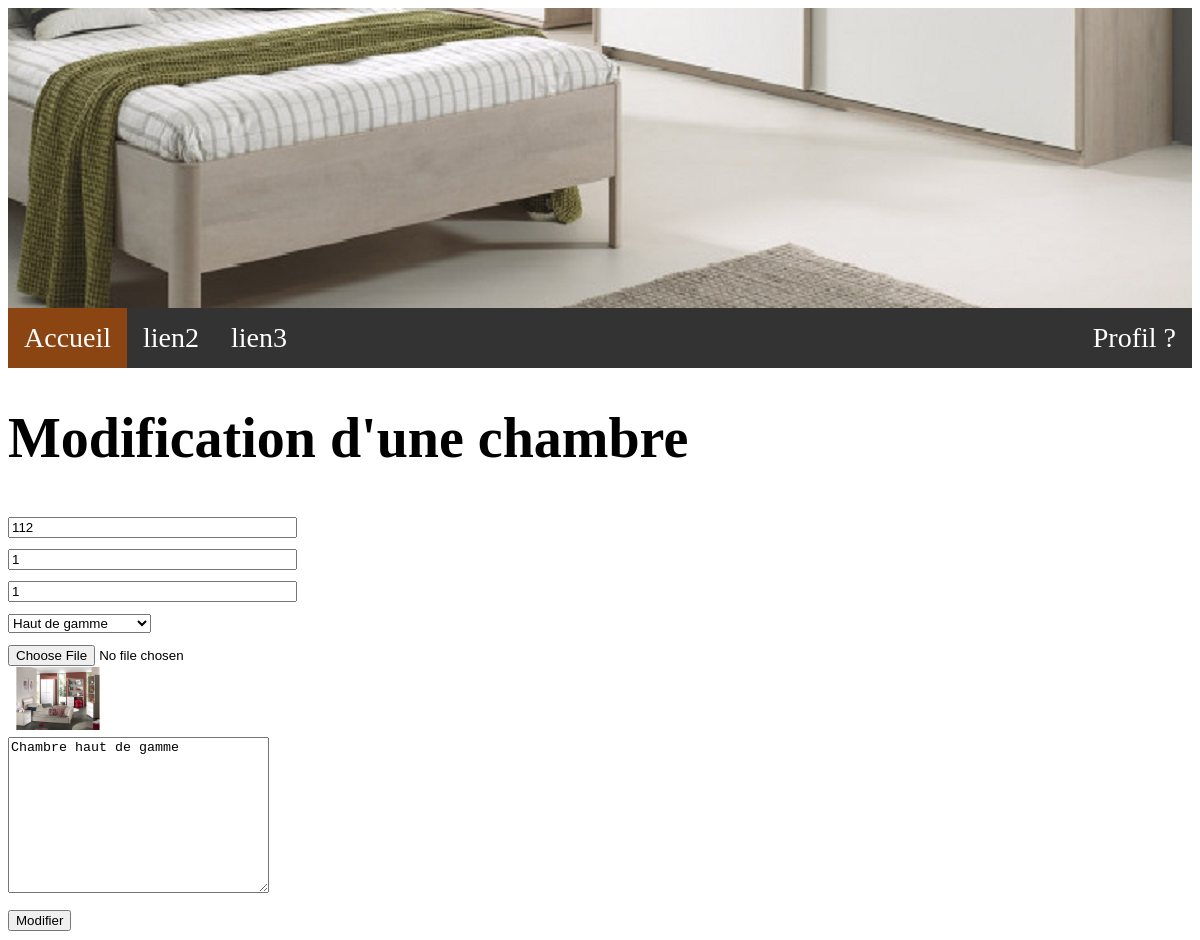
/admin/05_editer.php?numChambre=3, run on the app's committed database.
### tables this page shows
CREATE TABLE `chambre` (
  `numChambre` int(11) NOT NULL,
  `prix` int(11) DEFAULT NULL,
  `nbLits` int(11) DEFAULT NULL,
  `nbPers` int(11) DEFAULT NULL,
  `confort` varchar(255) DEFAULT NULL,
  `image` varchar(255) DEFAULT NULL,
  `description` varchar(255) DEFAULT NULL
);

### admin/05_editer.php (the view, shortened to what this page needs)
<?php
require_once('../01_connection.php');
require_once('../partials/header.php');
    if($connect) {
        $sql = "SELECT * FROM chambre WHERE numChambre < 4";
        $res = mysqli_query($connect,$sql);
        if(isset($_GET['numChambre'])) {
            $numChambre = (int)trim(htmlentities($_GET['numChambre'])) ;
            $sql2 = "SELECT * FROM chambre WHERE numChambre =" . $numChambre;
            $res2 = mysqli_query($connect,$sql2);
            if($res2) {
                $data = mysqli_fetch_assoc($res2);
                $confort1 = "";
                while( $ligne = mysqli_fetch_assoc($res) ) {
                    $confort1 = $ligne['confort'];
                }
            }
        }
    }
?>
<div>
    <h1>Modification d'une chambre</h1>
    <form action="" method="POST" enctype="multipart/form-data">
        <input type="text" name="prix" value="<?=$data['prix']; ?>" size="33"><br>
        <input type="text" name="nbLits" value="<?=$data['nbLits']; ?>" size="33"><br>
        <input type="text" name="nbPers" value="<?=$data['nbPers']; ?>" size="33"><br>
        <select name="confort">
            <option hidden value="0" > <?=$confort1; ?> </option>
            <?php
            $res = mysqli_query($connect,$sql);
            ?>
        </select><br>
        <input type="file" name="image"><br>
        <img src="../img/<?=$data['image']; ?>" width=100><br>
        <textarea name="descr" cols="30" rows="10"><?=$data['description']; ?></textarea><br>
        <button type="submit" name="soumis">Modifier</button>
    </form>
</div>

### partials/header.php (style rules this page uses)
body { font-size: 28px; }

### data on the page
chambre: prix "112", nbLits "1", nbPers "1", confort "Haut de gamme", image (picture), descr "Chambre haut de gamme"
